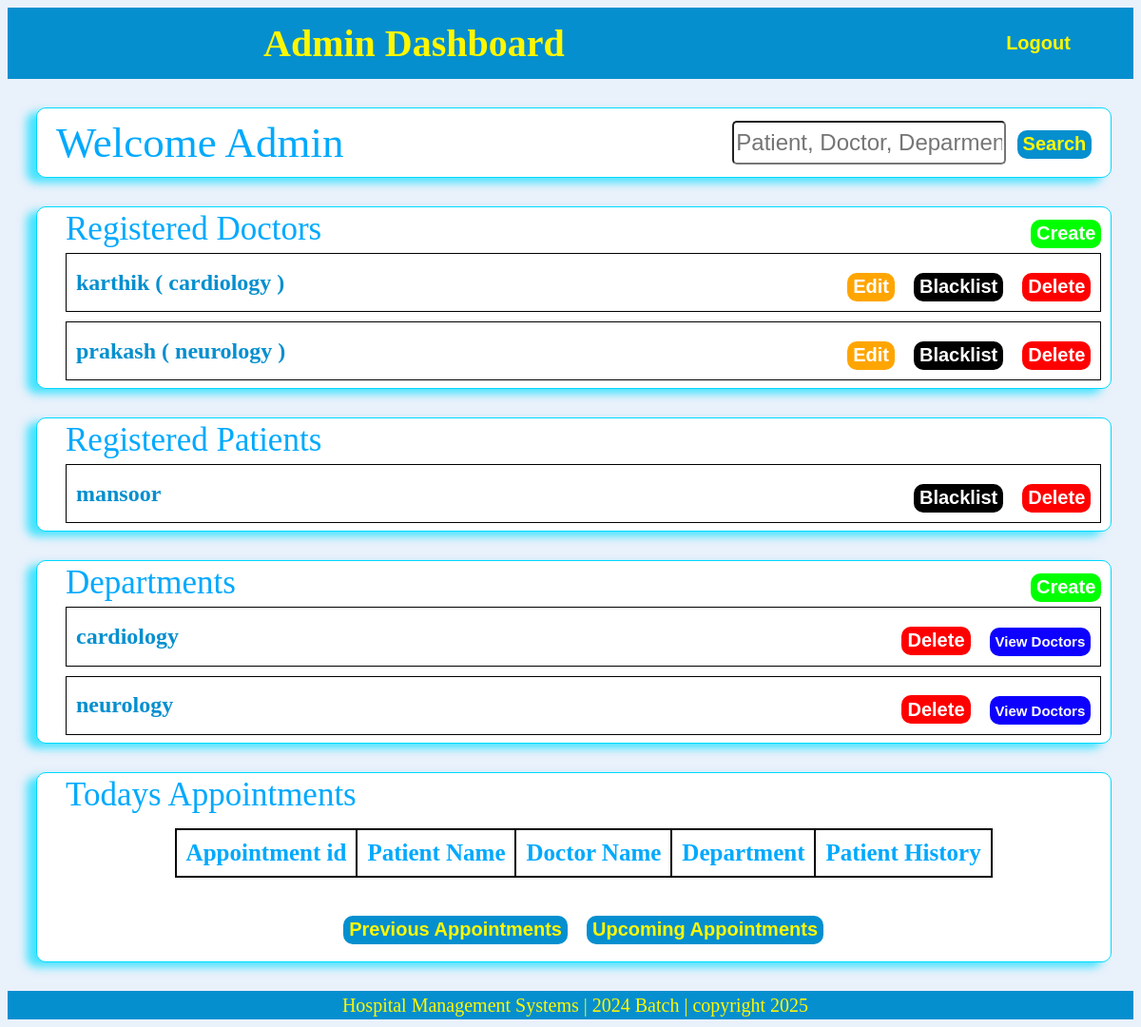
Before: /admin_dashboard/doctor/blacklist/1 with the older database file.
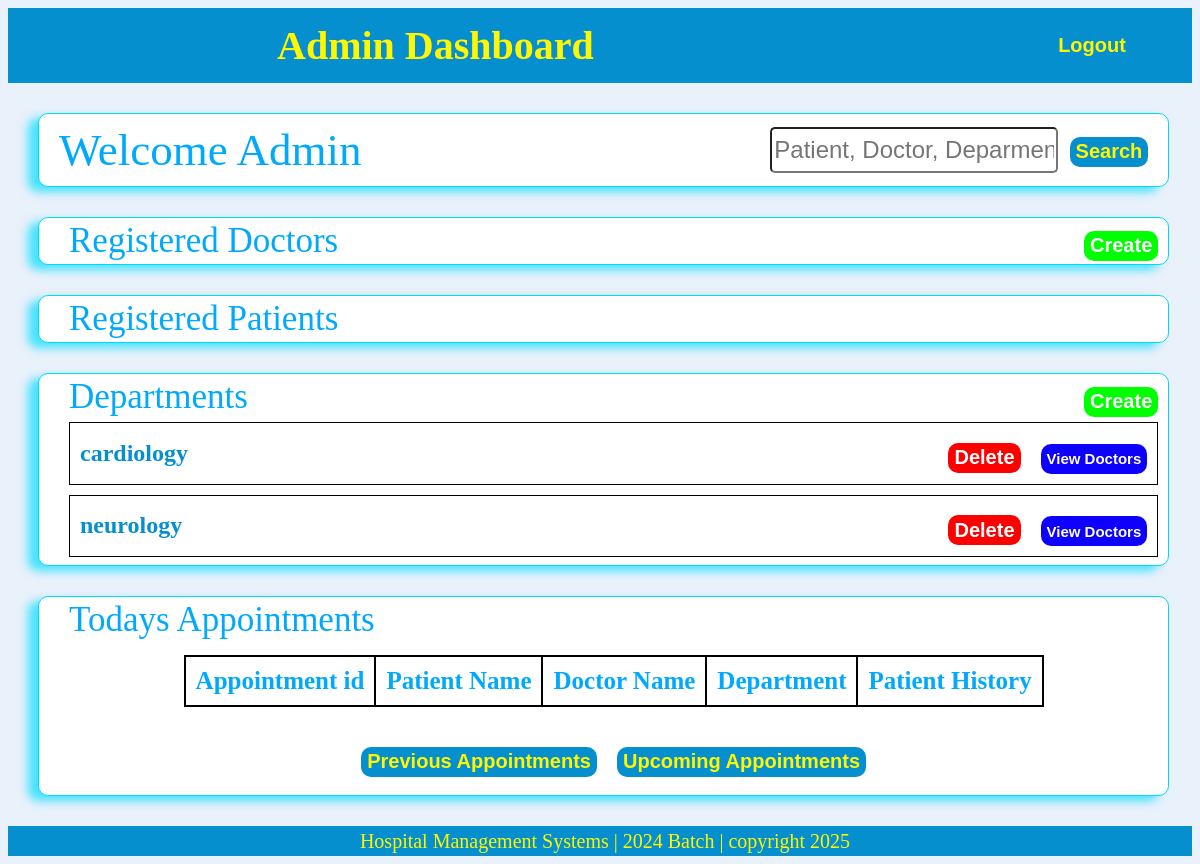
After: the same page with the newer database file.
### app.py (models this page shows)
class User(db.Model):
    __tablename__ = 'user'
    user_id = db.Column(db.Integer, autoincrement = True, primary_key = True)
    user_name = db.Column(db.String, nullable = False)
    user_email = db.Column(db.String, nullable = False)
    user_password = db.Column(db.String, nullable = False)
    user_role = db.Column(db.String, default = "patient")
    doctor_specialization = db.Column(db.Integer, db.ForeignKey('departments.department_id'), nullable = True)
    blacklist = db.Column(db.Boolean, default = False)
    department = db.relationship("Department", back_populates = "doctors")
    appointment_patient = db.relationship("Appointments", foreign_keys = "Appointments.patient_id", back_populates = "patients")
    appointment_doctor = db.relationship("Appointments", foreign_keys = "Appointments.doctor_id", back_populates = "doctors")
    available = db.relationship("Availability", back_populates = "doctor_availability")
    patient_treatment = db.relationship("Treatment", foreign_keys = "Treatment.patient_id", back_populates = "treatment_patient")
    doctor_treatment =  db.relationship("Treatment", foreign_keys = "Treatment.doctor_id", back_populates = "treatment_doctor")

class Department(db.Model):
    __tablename__ = 'departments'
    department_id = db.Column(db.Integer, autoincrement = True, primary_key = True)
    department_name = db.Column(db.String, nullable = False)
    description = db.Column(db.Text)
    doctors_registered = db.Column(db.String, unique = True)
    doctors= db.relationship("User", back_populates = "department")

### app.py (the view)
@app.route("/admin_dashboard/doctor/blacklist/<int:user_id>", methods = ["GET","POST"])
def Doctor_Blacklist(user_id):
    user = User.query.get(user_id)
    if user.blacklist:
        user.blacklist = False
    else:
        user.blacklist = True
    db.session.commit()
    today = datetime.today().strftime("%d-%m-%Y")
    todays_appointments = Appointments.query.filter_by( date = today, status = "Booked").all()
    upcoming_appointments = Appointments.query.filter(Appointments.date != today, Appointments.status == "Booked" ).all()
    previous_appointments = Appointments.query.filter(Appointments.status != "Booked" ).all()
    doctors = User.query.filter_by(user_role = "doctor").all()
    patients = User.query.filter_by(user_role = "patient").all()
    departments = Department.query.all()
    return render_template("admin_dashboard.html", previous_appointments = previous_appointments, upcoming_appointments = upcoming_appointments, todays_appointments = todays_appointments, doctors = doctors, patients = patients, departments = departments )

### templates/admin_dashboard.html (shortened to what the changed rows need)
<!DOCTYPE html>
<html lang="en">
<head>
</head>
<body>
    <div class = "boxes" style="font-size: 35px; flex-direction: column; align-items: flex-start;">
        {% for doctor in doctors[:3] %}
        <div class="doctors">
            <div style=" border: 1px solid black; width: 100%;padding: 10px;display: flex;justify-content: space-between;align-items: center;">
                {% if doctor.blacklist %}
                <span class="doctor_name">{{ doctor.user_name }} ( {{ doctor.department.department_name }} )<p style="color: red; margin: 0px;font-size: 10px;"> blacklisted </p></span>
                {% else %}
                <span class="doctor_name">{{ doctor.user_name }} ( {{ doctor.department.department_name}} )</span>
                {% endif %}
                <div class="rows">
                    <form action="/admin_dashboard/doctor/edit/{{ doctor.user_id }}" method="get">
                        <button class="box" style="color: white; background-color: orange; ">Edit</button>
                    </form>
                    {% if doctor.blacklist %}
                    <form action="/admin_dashboard/doctor/blacklist/{{ doctor.user_id }}" method="post">
                        <button class="box" style="color: white; background-color: black">Allowlist</button>
                    </form>
                    {% else %}
                     <form action="/admin_dashboard/doctor/blacklist/{{ doctor.user_id }}" method="post">
                        <button class="box" style="color: white; background-color: black">Blacklist</button>
                    </form>
                    {% endif %}
                    <form action="admin_dashboard/doctor/delete/{{ doctor.user_id }}" method="post">
                        <button class="box" style="color: white; background-color: red">Delete</button>
                    </form>
                </div>
            </div>
        </div>
        {% endfor %}
    </div>
    <div class = "boxes" style="font-size: 35px; flex-direction: column; align-items: flex-start;">
        {% for patient in patients[:3] %}
        <div class="patients">
            <div style=" border: 1px solid black; width: 100%;padding: 10px;display: flex;justify-content: space-between;align-items: center;">
                {% if patient.blacklist %}
                <span class="doctor_name">{{ patient.user_name }}<p style="color: red; margin: 0px;font-size: 10px;"> blacklisted</p> </span>
                {% else %}
                <span class="doctor_name">{{ patient.user_name }}</span>
                {% endif %}
                <div class="rows">
                    {% if patient.blacklist %}
                    <form action="/admin_dashboard/patient/blacklist/{{ patient.user_id }}" method="post">
                        <button class="box" style="color: white; background-color: black">Allowlist</button>
                    </form>
                    {% else %}
                    <form action="/admin_dashboard/patient/blacklist/{{ patient.user_id }}" method="post">
                        <button class="box" style="color: white; background-color: black">Blacklist</button>
                    </form>
                    {% endif %}
                    <form action="/admin_dashboard/patient/delete/{{ patient.user_id }}" method="post">
                        <button class="box" style="color: white; background-color: red">Delete</button>
                    </form>
                </div>
            </div>
        </div>
        {% endfor %}
    </div>
    <div class = "boxes" style="font-size: 35px; flex-direction: column; align-items: flex-start;">
        {% for department in departments[:3] %}
            <div class="patients">
                <div style=" border: 1px solid black; width: 100%;padding: 10px;display: flex;justify-content: space-between;align-items: center;">
                    <span class="doctor_name">{{ department.department_name }}</span>
                    <div class = "rows">
                    <form action="/admin_dashboard/department/delete/{{ department.department_id }}" method="post">
                        <button class="box" style="color: white; background-color: red">Delete</button>
                    </form>
                    <form action="/admin_dashboard/registered_doctor/{{ department.department_id }}" method="post">
                        <button class="box" style="color: white; font-size: 15px; background-color: rgb(13, 0, 255)">View Doctors</button>
                    </form>
                    </div>
                </div>
            </div>
        {% endfor %}
    </div>
    <div class = "boxes" style="font-size: 35px; flex-direction: column; align-items: flex-start;">
        <table class = "patients" style="font-size: 20px;justify-content:center">
            <tr>
                <th>Appointment id</th>
                <th>Patient Name</th>
                <th>Doctor Name</th>
                <th>Department</th>
                <th>Patient History</th>
            </tr>
        </table>
    </div>
</body>
</html>

Changed rows visible on the page:
removed User: user_name "karthik", department.department_name "cardiology"
removed User: user_name "prakash", department.department_name "neurology"
removed User: user_name "mansoor"
